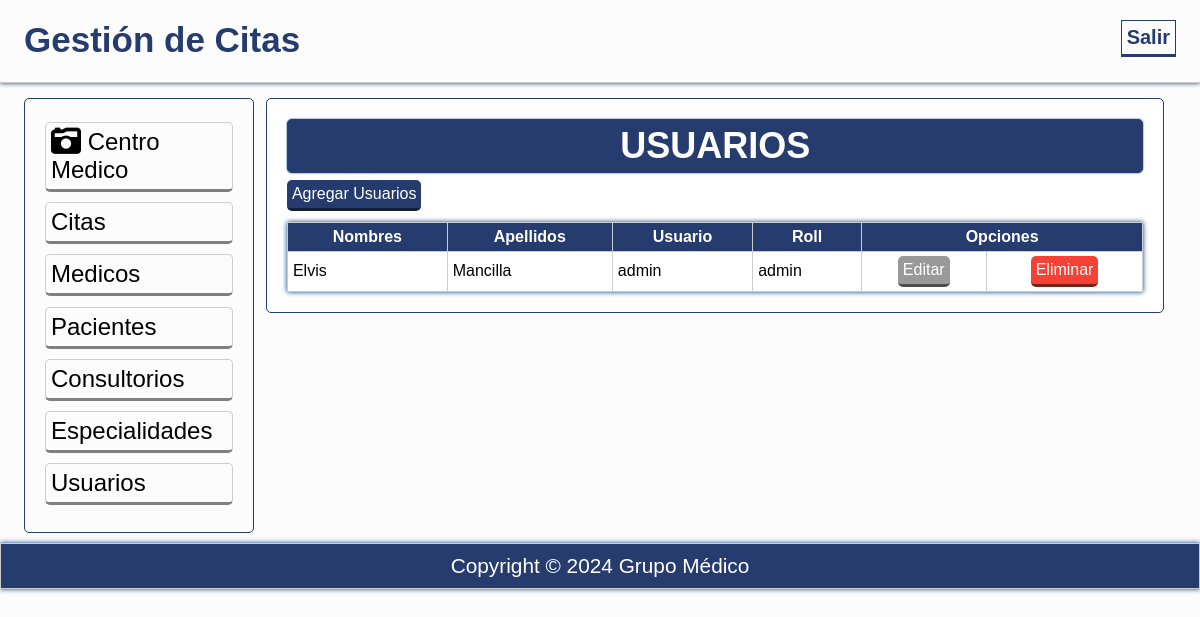
The page /vista/usuarios_vista.php on the database its author committed.
### tables this page shows
CREATE TABLE `usuarios` (
  `id` int(11) NOT NULL AUTO_INCREMENT,
  `usuario` varchar(20) NOT NULL,
  `pass` varchar(200) DEFAULT NULL,
  `nombres` varchar(50) NOT NULL,
  `apellidos` varchar(50) NOT NULL,
  `Roll` varchar(15) NOT NULL,
  PRIMARY KEY (`id`),
  UNIQUE KEY `usuario` (`usuario`)
);

### vista/usuarios_vista.php (the view, shortened to what this page needs)
<?php
try{
	$conexion = new PDO('mysql:host=localhost;dbname=centromedico','root','');
}catch(PDOException $e){
	echo "Error: ". $e->getMessage();
}
$consulta = $conexion -> prepare("
	SELECT * FROM usuarios limit 5");
$consulta ->execute();
$consulta = $consulta ->fetchAll();
?>
<?php include 'plantillas/header.php'; ?>
	<section class="main">
		<div class="wrapp">
			<?php include 'plantillas/nav.php'; ?>
				<article>
					<div class="mensaje">
						<h2>USUARIOS</h2>
					</div>
					<a class="agregar" href="registrarusuarios.php">Agregar Usuarios</a>
						<table class="tabla">
						  <tr>
							<th>Nombres</th>
							<th>Apellidos</th>
                            <th>Usuario</th>
							<th>Roll</th>
                            <th colspan="2">Opciones</th>
						  </tr>
						<?php foreach ($consulta as $Sql): ?>
						<tr>
							<?php echo "<td>". $Sql['nombres']. "</td>"; ?>
                            <?php echo "<td>". $Sql['apellidos']. "</td>"; ?>
                            <?php echo "<td>". $Sql['usuario']. "</td>"; ?>
                            <?php echo "<td>". $Sql['Roll']. "</td>"; ?>
                            <?php echo "<td class='centrar'>"."<a href='actualizarusuario.php?id=".$Sql['id']."' class='editar'>Editar</a>". "</td>"; ?>
						  <?php echo "<td class='centrar'>"."<a href='eliminar_usuario.php?id=".$Sql['id']."' class='eliminar'>Eliminar</a>". "</td>"; ?>
						</tr>
						<?php endforeach; ?>
					</table>
				</article>
	</section>
<?php include 'plantillas/footer.php'; ?>
</body>
</html>

### css/estilos.css (style rules this page uses)
* { -webkit-box-sizing: border-box; -moz-box-sizing: border-box; box-sizing: border-box; margin:0px; padding:0px; font-family: sans-serif; }
body { background: rgba(0,0,0,.01); color:#000; }
.wrapp { padding: 0% 2%; width:100%; margin:auto; overflow: hidden; }
.mensaje { background: #263c6e; padding:5px; color:#fff; border-radius:5px; text-align: center; font-size: 1.5em; margin-bottom: 5px; box-shadow: 0 0px 2px #013D82 !important; }
article a { display:block; font-weight: normal; }
article { margin: 10px 0px; margin-left:1%; float: left; width: 78%; padding:20px; background: rgb(255, 255, 255); border-radius:5px; }
article,aside, .mensaje { border:1px solid #263c6e; }
article a { margin: 2px 0px; display:inline-block; padding: 5px; color: white; border-radius:5px; cursor:pointer; border-bottom: 3px solid rgba(0, 0, 0,.5); width:auto; text-decoration:none; text-align:center; position: relative; }
article .agregar { background:#263c6e; }
article .editar { background:#999; }
article .eliminar { background:#F44336; }
footer li,a { text-decoration: none; color: #fff; }
.tabla { box-shadow: 0 0px 5px #013D82 !important; width:100%; margin-top: 1%; border-collapse: collapse; }
.tabla th { background: #263c6e; padding: 5px; color:white; }
.centrar { text-align: center; }
.tabla td { padding: 2px 5px; }
.tabla td,th { border:1px solid #ccc; }

### rows shown on the page
usuarios: nombres "Elvis", apellidos "Mancilla", usuario "admin", Roll "admin"
